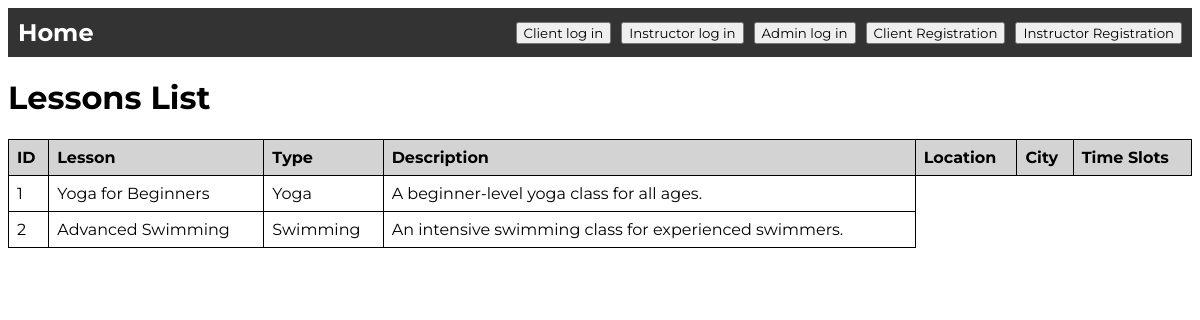
Page /admin_lessons on the committed database.
### models/models.py (models this page shows, shortened)
class Lesson(db.Model):
    __tablename__ = 'lessons'
    lesson_id = db.Column(db.Integer, primary_key=True, autoincrement=True)
    name = db.Column(db.String(100), nullable=False, unique=True)
    lesson_type = db.Column(db.String(50), nullable=False)
    description = db.Column(db.String(255), nullable=False)
    capacity = db.Column(db.Integer, nullable=False)
    offerings = db.relationship('Offering', backref='lesson', lazy=True)
    lesson_time_slots = db.relationship('TimeSlot', back_populates='lesson', lazy=True)
    is_available = db.Column(db.Boolean, default=True)
    location_id = db.Column(db.Integer, db.ForeignKey('locations.location_id', name='fk_location_id'), nullable=True)
    location = db.relationship('Location', backref=db.backref('lessons', lazy=True))

### main.py (the view)
@app.route('/admin_lessons')
def admin_lessons():
    lessons = Lesson.query.all()
    return render_template('admin_lessons.html', lessons=lessons)

### templates/admin_lessons.html
{% include 'header.html' %}
<h1>Lessons List</h1>
<table>
    <thead>
        <tr>
            <th>ID</th>
            <th>Lesson</th>
            <th>Type</th>
            <th>Description</th>
            <th>Location</th>
            <th>City</th>
            <th>Time Slots</th>
        </tr>
    </thead>
    <tbody>
        {% for lesson in lessons %}
        <tr>
            <td>{{ lesson.lesson_id }}</td>
            <td>{{ lesson.name }}</td>
            <td>{{ lesson.lesson_type }}</td>
            <td>{{ lesson.description }}</td>
        </tr>
        {% endfor %}
    </tbody>
</table>
</body>
</html>

### static/style.css (style rules this page uses)
* { font-family: "Montserrat", sans-serif; }
table { width: 100%; border-collapse: collapse; }
th, td { border: 1px solid black; padding: 8px; text-align: left; }
th { background-color:lightgray; }

### rows in the picture
Lesson: lesson_id "1", name "Yoga for Beginners", lesson_type "Yoga", description "A beginner-level yoga class for all ages."
Lesson: lesson_id "2", name "Advanced Swimming", lesson_type "Swimming", description "An intensive swimming class for experienced swimmers."
